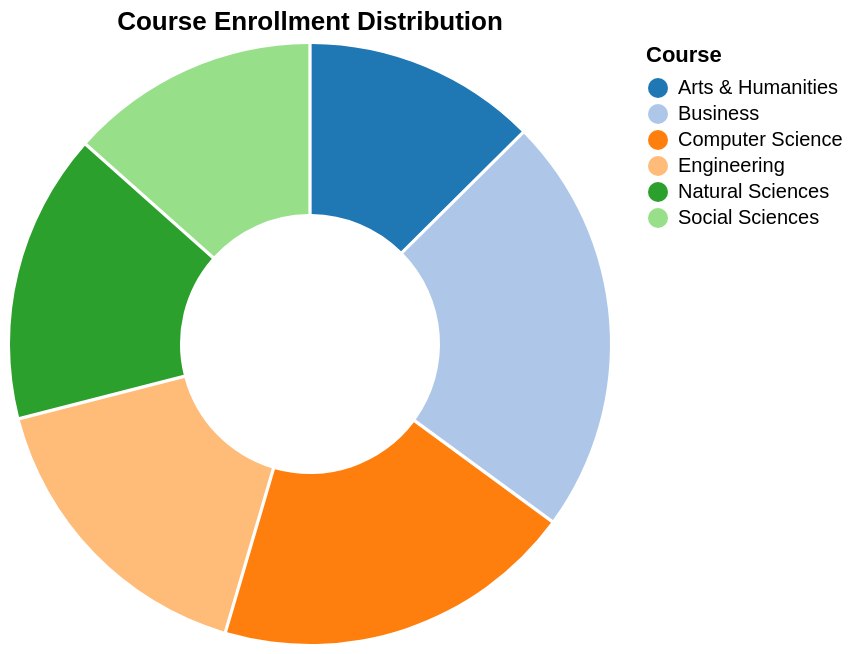

Source (Vega-Lite JSON):
### Vega-Lite specification from a JSON file in a GitHub repository (floating-point values rounded to 4 significant figures)
{"$schema": "https://vega.github.io/schema/vega-lite/v6.json", "description": "Course enrollment breakdown", "data": {"values": [{"course": "Computer Science", "enrolled": 450}, {"course": "Engineering", "enrolled": 380}, {"course": "Business", "enrolled": 520}, {"course": "Arts & Humanities", "enrolled": 290}, {"course": "Natural Sciences", "enrolled": 360}, {"course": "Social Sciences", "enrolled": 310}]}, "mark": {"type": "arc", "innerRadius": 65, "padAngle": 0.01}, "encoding": {"theta": {"field": "enrolled", "type": "quantitative"}, "color": {"field": "course", "type": "nominal", "scale": {"scheme": "category20"}, "legend": {"title": "Course"}}, "tooltip": [{"field": "course", "type": "nominal"}, {"field": "enrolled", "type": "quantitative", "title": "Students", "format": ",.0f"}]}, "title": "Course Enrollment Distribution"}
